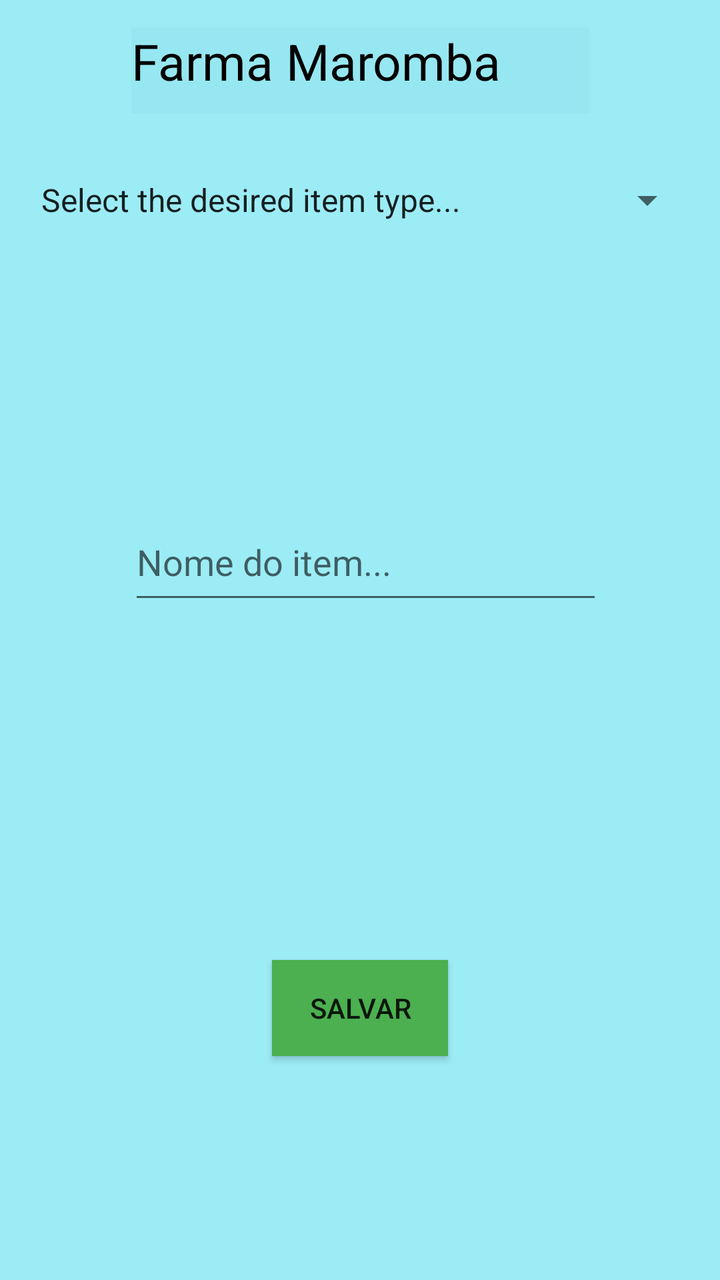
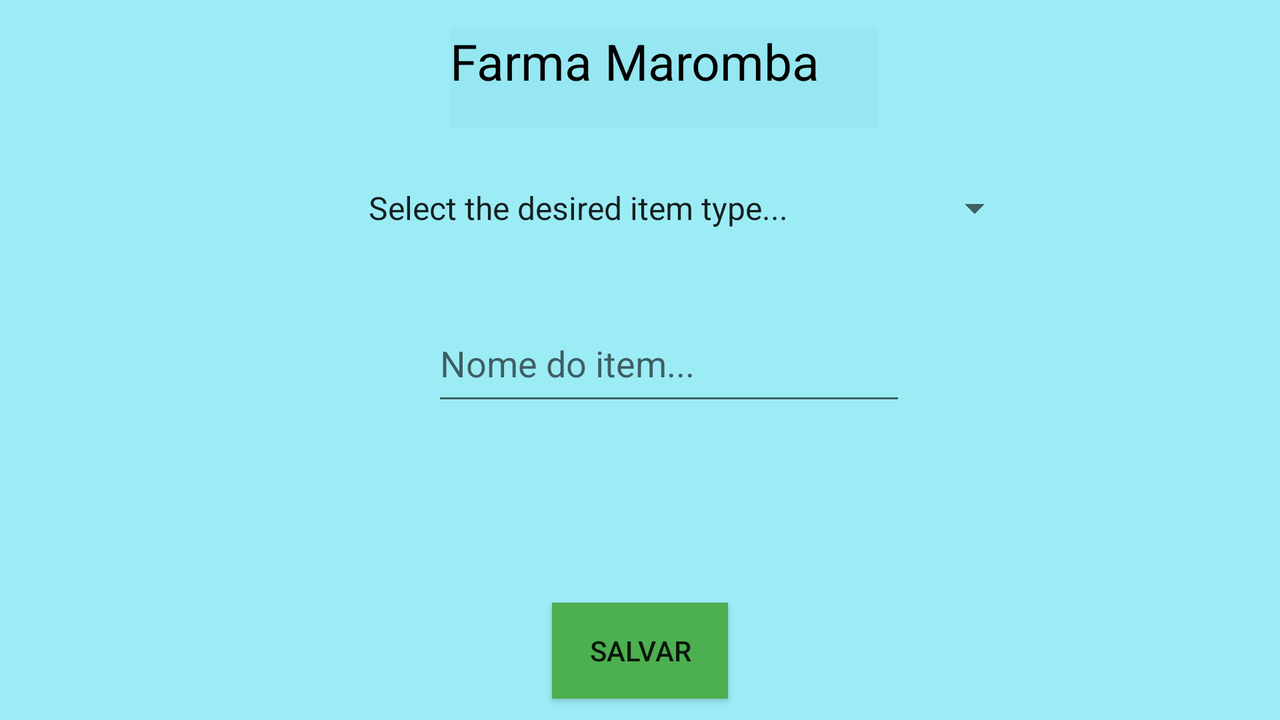

Compare how this app lays out the same screen by default and in its alternative resource folder. The renders come first, then the two layout files and the values they reference.
<!-- AndroidManifest.xml: application theme Theme.AppFarmaCrime -->
<!-- res/layout/activity_formulario.xml -->
<?xml version="1.0" encoding="utf-8"?>
<androidx.constraintlayout.widget.ConstraintLayout xmlns:android="http://schemas.android.com/apk/res/android"
    xmlns:app="http://schemas.android.com/apk/res-auto"
    xmlns:tools="http://schemas.android.com/tools"
    android:layout_width="match_parent"
    android:layout_height="match_parent"
    tools:context=".FormularioActivity"
    android:background="#9CECF6">

    <EditText
        android:id="@+id/etNome"
        android:layout_width="237dp"
        android:layout_height="55dp"
        android:layout_marginTop="252dp"
        android:ems="10"
        android:hint="Nome do item..."
        android:inputType="textPersonName"
        app:layout_constraintEnd_toEndOf="parent"
        app:layout_constraintHorizontal_bias="0.522"
        app:layout_constraintStart_toStartOf="parent"
        app:layout_constraintTop_toTopOf="parent" />

    <Spinner
        android:id="@+id/spCategoria"
        android:layout_width="335dp"
        android:layout_height="24dp"
        android:layout_marginBottom="528dp"
        android:entries="@array/categorias"
        app:layout_constraintBottom_toBottomOf="parent"
        app:layout_constraintEnd_toEndOf="parent"
        app:layout_constraintStart_toStartOf="parent"
        app:layout_constraintTop_toBottomOf="@+id/textView2"
        app:layout_constraintVertical_bias="1.0" />

    <Button
        android:id="@+id/btnSalvar"
        android:layout_width="wrap_content"
        android:layout_height="wrap_content"
        android:layout_marginTop="368dp"
        android:background="#4CAF50"
        android:backgroundTint="#4CAF50"
        android:text="Salvar"
        app:layout_constraintEnd_toEndOf="parent"
        app:layout_constraintStart_toStartOf="parent"
        app:layout_constraintTop_toBottomOf="@+id/spCategoria" />

    <TextView
        android:id="@+id/textView2"
        style="@style/labels"
        android:layout_width="229dp"
        android:layout_height="43dp"
        android:text="Farma Maromba"
        app:layout_constraintBottom_toBottomOf="parent"
        app:layout_constraintEnd_toEndOf="parent"
        app:layout_constraintStart_toStartOf="parent"
        app:layout_constraintTop_toTopOf="parent"
        app:layout_constraintVertical_bias="0.023" />
</androidx.constraintlayout.widget.ConstraintLayout>
<!-- resources referenced by this layout -->
<resources>
  <string-array name="categorias">
          <item>Select the desired item type...</item>
          <item> Anabolic Exsteroids</item>
          <item>Manipulated</item>
          <item>Supplements</item>
          <item>Accessories</item>
      </string-array>
  <style name="labels" parent="Theme.AppFarmaCrime">
      <item name="android:textSize">25dp</item>
  
      <item name="android:textColor">#000000</item>
  
      <item name="android:background">#96E7F1</item>
  
  </style>
  <style name="Theme.AppFarmaCrime" parent="Theme.MaterialComponents.DayNight.DarkActionBar">
          
          <item name="colorPrimary">@color/purple_500</item>
          <item name="colorPrimaryVariant">@color/purple_700</item>
          <item name="colorOnPrimary">@color/white</item>
          
          <item name="colorSecondary">@color/teal_200</item>
          <item name="colorSecondaryVariant">@color/teal_700</item>
          <item name="colorOnSecondary">@color/black</item>
          
          <item name="android:statusBarColor" tools:targetApi="l">?attr/colorPrimaryVariant</item>
          
      </style>
</resources>
<!-- res/layout-land/activity_formulario.xml (the author's variant of the layout above) -->
<!-- drawn on the phone turned sideways -->
<?xml version="1.0" encoding="utf-8"?>
<androidx.constraintlayout.widget.ConstraintLayout xmlns:android="http://schemas.android.com/apk/res/android"
    xmlns:app="http://schemas.android.com/apk/res-auto"
    xmlns:tools="http://schemas.android.com/tools"
    android:layout_width="match_parent"
    android:layout_height="match_parent"
    tools:context=".FormularioActivity"
    android:background="#9CECF6">

    <EditText
        android:id="@+id/etNome"
        android:layout_width="237dp"
        android:layout_height="55dp"
        android:ems="10"
        android:hint="Nome do item..."
        android:inputType="textPersonName"
        app:layout_constraintBottom_toBottomOf="parent"
        app:layout_constraintEnd_toEndOf="parent"
        app:layout_constraintHorizontal_bias="0.536"
        app:layout_constraintStart_toStartOf="parent"
        app:layout_constraintTop_toTopOf="parent" />

    <Spinner
        android:id="@+id/spCategoria"
        android:layout_width="335dp"
        android:layout_height="24dp"
        android:entries="@array/categorias"
        app:layout_constraintBottom_toTopOf="@+id/etNome"
        app:layout_constraintEnd_toEndOf="parent"
        app:layout_constraintHorizontal_bias="0.578"
        app:layout_constraintStart_toStartOf="parent"
        app:layout_constraintTop_toTopOf="parent"
        app:layout_constraintVertical_bias="0.714" />

    <Button
        android:id="@+id/btnSalvar"
        android:layout_width="wrap_content"
        android:layout_height="wrap_content"
        android:layout_marginTop="176dp"
        android:background="#4CAF50"
        android:backgroundTint="#4CAF50"
        android:text="Salvar"
        app:layout_constraintBottom_toBottomOf="parent"
        app:layout_constraintEnd_toEndOf="parent"
        app:layout_constraintStart_toStartOf="parent"
        app:layout_constraintTop_toBottomOf="@+id/spCategoria"
        app:layout_constraintVertical_bias="0.465" />

    <TextView
        android:id="@+id/textView"
        style="@style/labels"
        android:layout_width="214dp"
        android:layout_height="50dp"
        android:text="Farma Maromba"
        app:layout_constraintBottom_toBottomOf="parent"
        app:layout_constraintEnd_toEndOf="parent"
        app:layout_constraintHorizontal_bias="0.528"
        app:layout_constraintStart_toStartOf="parent"
        app:layout_constraintTop_toTopOf="parent"
        app:layout_constraintVertical_bias="0.044" />
</androidx.constraintlayout.widget.ConstraintLayout>
